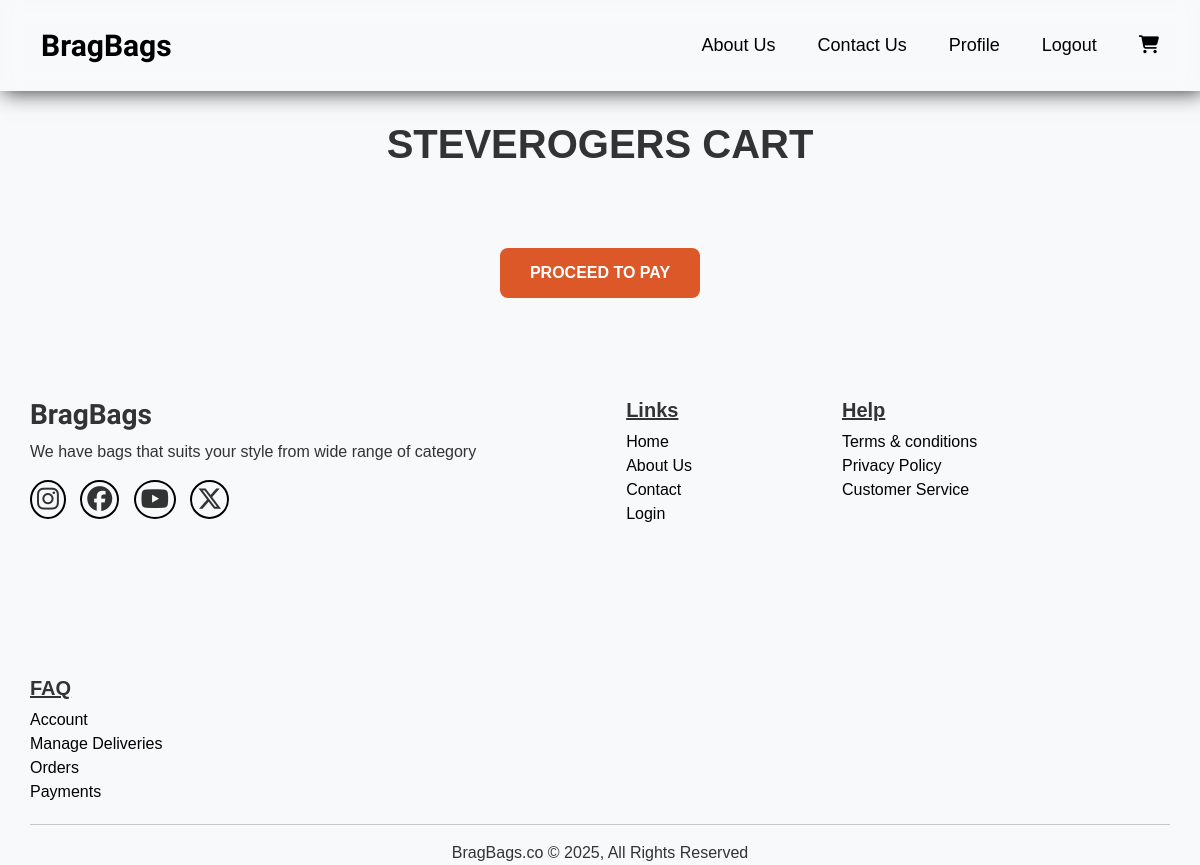
Before: /view_cart/ (signed in) with the older database file.
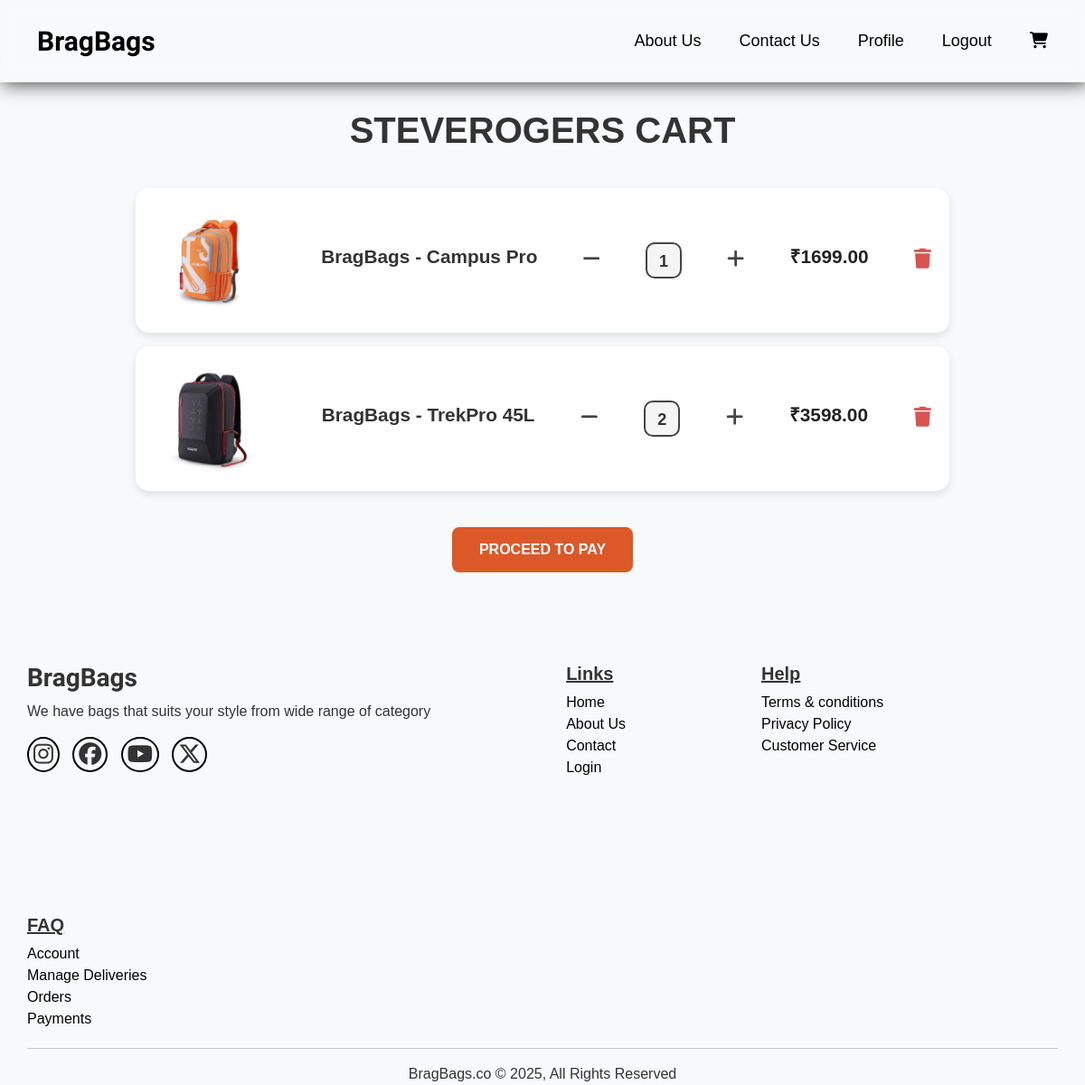
After: the same page with the newer database file.
### core/models.py (models this page shows, shortened)
class Cart(models.Model):
    user = models.ForeignKey(User, on_delete=models.CASCADE)
    product = models.ForeignKey(Luggage, on_delete=models.CASCADE)
    quantity = models.PositiveIntegerField(default=1)

class Luggage(models.Model):
    CATEGORY_CHOICES = [
        ('SUITCASE', 'Suitcase'),
        ('BAGPACKS', 'Bagpacks'),
        ('DUFFLE', 'Duffle'),
        ('BRIEFCASE','Briefcase')
    ]
    name = models.CharField(max_length=100)
    category = models.CharField(max_length=20, choices=CATEGORY_CHOICES)
    small_description=models.CharField(max_length=300)
    description=models.TextField()
    original_price = models.IntegerField()
    discounted_price = models.IntegerField()
    luggage_image =models.ImageField(upload_to='luggage_images', default="")

### core/views.py (the view)
# urls.py: path('view_cart/', views.view_cart, name='viewcart'),
def view_cart(request):
    if request.user.is_authenticated:
        cart_items = Cart.objects.filter(user=request.user)
        for item in cart_items:               # total price calculation
            item.total_price = item.product.discounted_price * item.quantity
        return render(request, 'core/view_cart.html', {'cart_items': cart_items})
    else:
        return redirect('login')

### core/templates/core/view_cart.html
{% extends "core/base.html" %} {% load static %} {% block content %}
<div class="main">
  <div class="viewcart_title">
    <h1>{{request.user}} Cart</h1>
  </div>
  {% for item in cart_items %}
  <div id="view_box">
    <div class="main-viewbox">
      <div class="viewcart-image">
        <img
          src="{{ item.product.luggage_image.url }}"
          alt="luggae cart image"
        />
      </div>
      <div class="viewcart-name">
        <h3>{{item.product.name}}</h3>
      </div>
      <div class="dec-counter">
        <a href="{% url "del_quantity" item.id %}"><i class="fa-solid fa-minus"></i></a>
      </div>
      <div class="qunatity_item">{{item.quantity}}</div>
      <div class="add-counter">
        <a href="{% url "add_quantity" item.id %}"><i class="fa-solid fa-plus"></i></a>
      </div>
      <div class="viewcart-price">
        <h5><strong>&#8377;{{ item.total_price|floatformat:2 }}</strong></h5>
      </div>
      <div class="delete_icon">
        <a href="{% url "deletecartitem" item.id %}"><i class="fa-solid fa-trash"></i></a>
      </div>
    </div>
  </div>
  {% endfor %}
  <div class="pay-button">
    <a href=""><button class="pay_button">Proceed to Pay</button></a>
  </div>
</div>
{% endblock content %}

Changed rows visible on the page:
added Cart: product.luggage_image (picture), product.name "BragBags - Campus Pro", quantity "1", total_price "1699.00"
added Cart: product.luggage_image (picture), product.name "BragBags - TrekPro 45L", quantity "2", total_price "3598.00"
